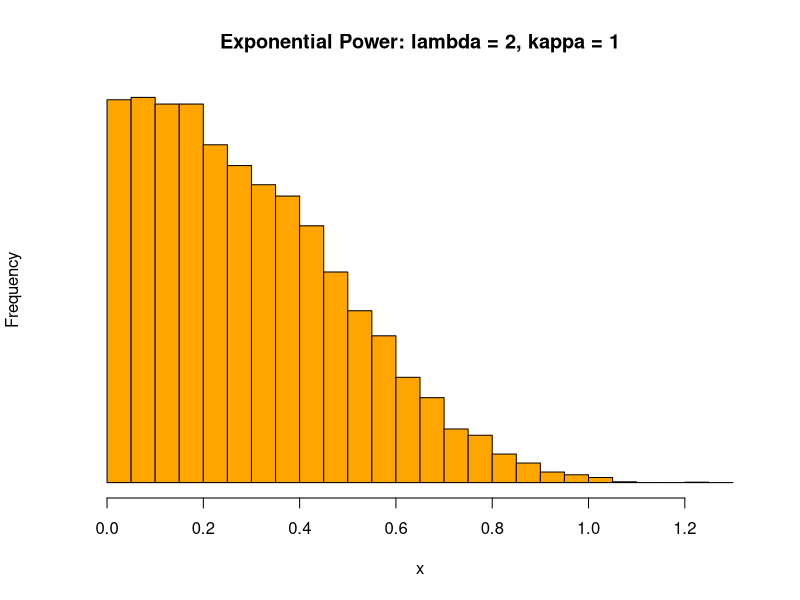
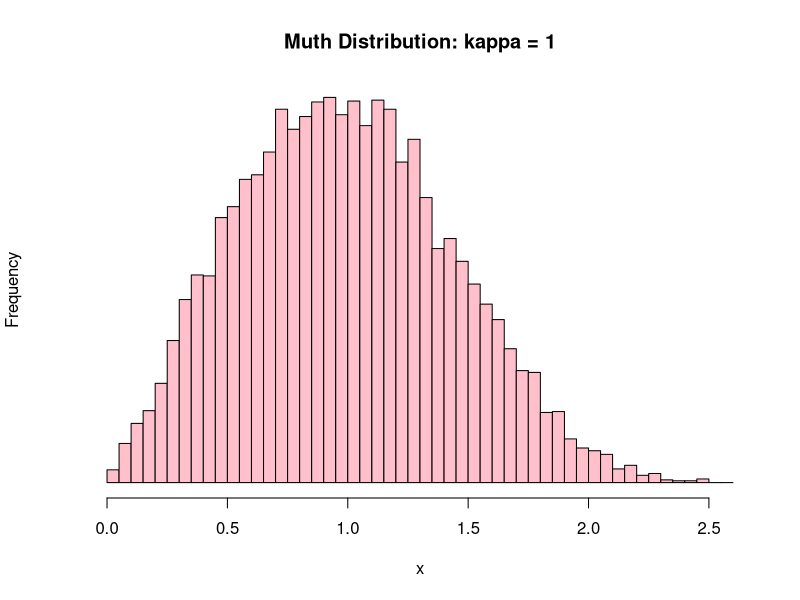
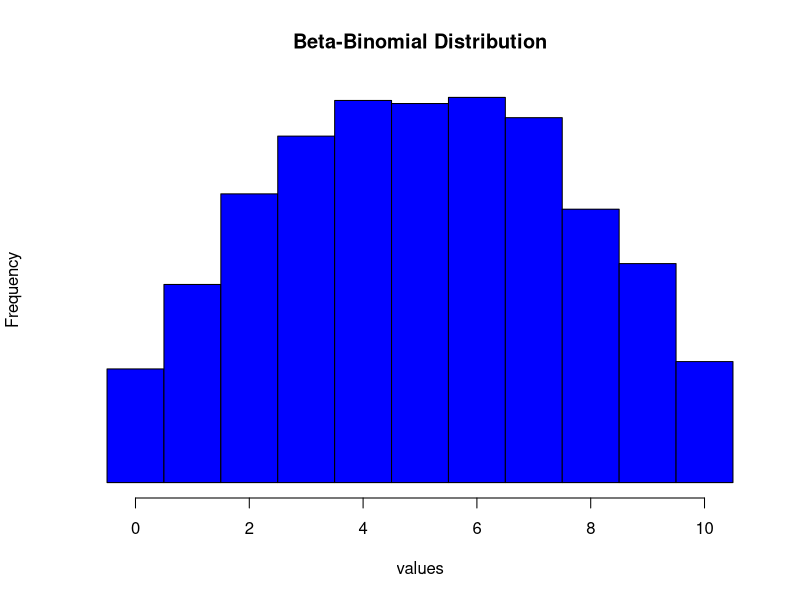

Here is the R script that generated these plots, in order:
## ---- chunk 1
knitr::opts_chunk$set(echo = TRUE)
## ---- chunk 2
set.seed(17)
n <- 10000
u <- runif(n)
lambda <- 2
kappa <- 1

# function for inverse of cdf of X
exp_power_inverse <- function(x){
  ((1/lambda) * log(1-log(1-x)))^kappa
}

x <- exp_power_inverse(u)

hist(x, breaks = seq(0,round(max(x),1) + 0.1,by = 0.05),
     main = "Exponential Power: lambda = 2, kappa = 1",
     yaxt = 'n',
     col = "orange")
## ---- chunk 3
set.seed(5)
n <- 10000
k <- 0 # counter for accepted values
j <- 0 # counter for total values tried
x <- numeric(10000)
f <- function(x){
  exp(x)*(exp(x) - 1)*(exp(-exp(x) + x + 1))
}

while (k < n){
  u <- runif(1)
  y <- rexp(1)
  j <- j + 1
  if (f(y) > 2.51696643124*u){
    k <- k + 1
    x[k] <- y
  }
}

hist(x, breaks = seq(0,round(max(x),1) + 0.1,by = 0.05),
     main = "Muth Distribution: kappa = 1",
     ylab = "Frequency",
     yaxt = 'n',
     col = "pink")
## ---- chunk 4
set.seed(17)

samples <- 10000 # number of samples
trials <- 10
shape1 <- 2
shape2 <- 2

values <- c()
for (i in 1:samples){
  p <- rbeta(1, shape1, shape2) # sample the p-value from the beta distribution
  value <- rbinom(1, trials, p)
  values[i] <- value
}

hist(values, breaks = seq(-0.5, trials + 0.5, by = 1),
     main = "Beta-Binomial Distribution",
     ylab = "Frequency",
     yaxt = 'n',
     col = "blue")
